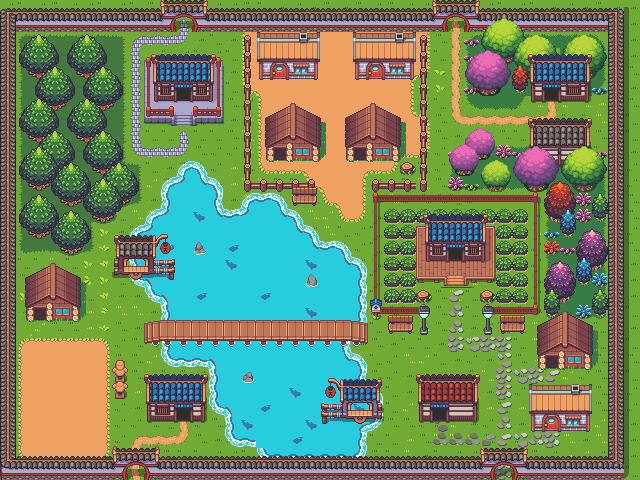

This is a level from a 2D game, rendered from its Tiled map with the project's own tilesets. A one-line summary and the map file follow, with tile-layer data summarised:
An orthogonal 40x30 tile map with 16x16 px tiles, 14 tile layers (草坪, 池塘, 桥, 路, ...), 2 tilesets.

<map version="1.9" tiledversion="1.9.2" orientation="orthogonal" renderorder="right-down" width="40" height="30" tilewidth="16" tileheight="16" infinite="0" nextlayerid="33" nextobjectid="1">
 <tileset firstgid="1" source="../Tilesets/legacy1.tsx" />
 <tileset firstgid="4811" source="../Tilesets/legacy2.tsx" />
 <group id="21" name="背景">
  <layer id="7" name="草坪" width="40" height="30">
   <data>[1200 cells, 1200 non-empty, 61 distinct tile ids]</data>
  </layer>
  <layer id="18" name="池塘" width="40" height="30">
   <data>[1200 cells, 202 non-empty, 24 distinct tile ids]</data>
  </layer>
  <layer id="26" name="桥" width="40" height="30">
   <data>[1200 cells, 28 non-empty, 6 distinct tile ids]</data>
  </layer>
  <layer id="25" name="路" width="40" height="30">
   <data>[1200 cells, 33 non-empty, 12 distinct tile ids]</data>
  </layer>
  <layer id="22" name="围池" width="40" height="30">
   <data>[1200 cells, 19 non-empty, 7 distinct tile ids]</data>
  </layer>
  <layer id="8" name="围墙" width="40" height="30">
   <data>[1200 cells, 272 non-empty, 30 distinct tile ids]</data>
  </layer>
  <layer id="27" name="围池" width="40" height="30">
   <data>[1200 cells, 11 non-empty, 3 distinct tile ids]</data>
  </layer>
  <layer id="19" name="树" width="40" height="30">
   <data>[1200 cells, 181 non-empty, 41 distinct tile ids]</data>
  </layer>
  <layer id="24" name="树" width="40" height="30">
   <data>[1200 cells, 81 non-empty, 40 distinct tile ids]</data>
  </layer>
  <layer id="28" name="树" width="40" height="30">
   <data>[1200 cells, 4 non-empty, 4 distinct tile ids]</data>
  </layer>
  <layer id="17" name="房屋" width="40" height="30">
   <data>[1200 cells, 284 non-empty, 149 distinct tile ids]</data>
  </layer>
  <layer id="20" name="屋顶" width="40" height="30">
   <data>[1200 cells, 43 non-empty, 43 distinct tile ids]</data>
  </layer>
  <layer id="23" name="树林" width="40" height="30">
   <data>[1200 cells, 22 non-empty, 22 distinct tile ids]</data>
  </layer>
 </group>
 <group id="31" name="效果">
  <layer id="32" name="碰撞层" width="40" height="30">
   <data>[1200 cells, 0 non-empty, 0 distinct tile ids]</data>
  </layer>
 </group>
</map>